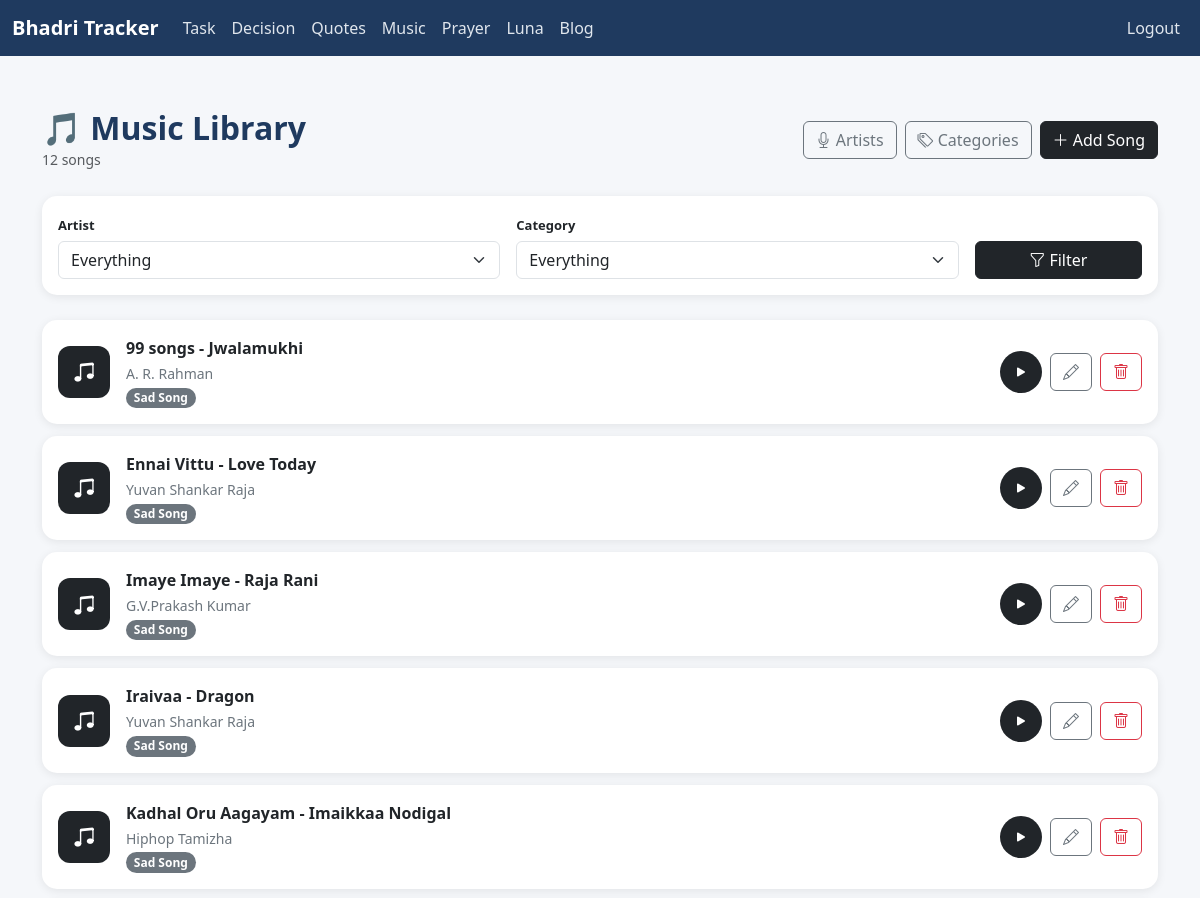
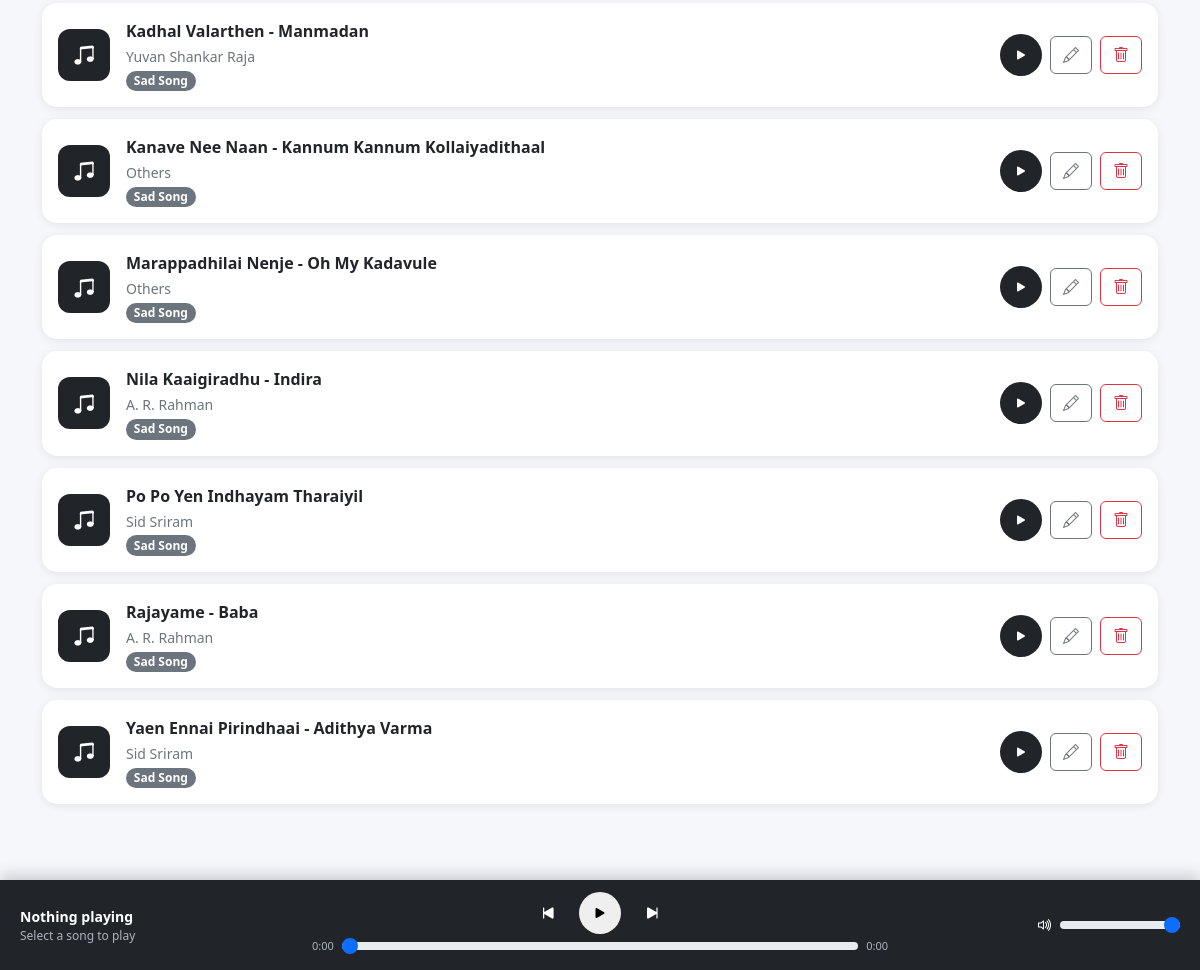
/music/ (signed in), run on the app's committed database (2 pictures, top to bottom).
### music/models.py (models this page shows, shortened)
class Music(models.Model):
    title = models.CharField(max_length=200)
    artists = models.ManyToManyField(
        Artist,
        related_name="songs",
        blank=True
    )
    category = models.ForeignKey(
        Category,
        on_delete=models.PROTECT,
        related_name="songs"
    )
    fileurl = models.TextField(max_length=255)
    description = models.TextField(blank=True)
    created_at = models.DateTimeField(auto_now_add=True)
    updated_at = models.DateTimeField(auto_now=True)
    class Meta:
        ordering = ["title"]
    def github_url(self):
        return f"https://raw.githubusercontent.com/tenctech10c/Audio/main/{self.fileurl}"

class Artist(models.Model):
    name = models.CharField(max_length=150, unique=True)
    description = models.TextField(blank=True)
    created_at = models.DateTimeField(auto_now_add=True)
    class Meta:
        ordering = ["name"]

class Category(models.Model):
    name = models.CharField(max_length=100, unique=True)
    description = models.TextField(blank=True)
    created_at = models.DateTimeField(auto_now_add=True)
    class Meta:
        ordering = ["name"]

### music/views.py (the view)
# urls.py: path("", views.music_list, name="music_list"),
@login_required
def music_list(request):
    songs = Music.objects.select_related(
        "category"
    ).prefetch_related(
        "artists"
    )
    artists = Artist.objects.all()
    categories = Category.objects.all()
    selected_artist = request.GET.get("artist")
    selected_category = request.GET.get("category")
    if selected_artist:
        songs = songs.filter(
            artists__id=selected_artist
        ).distinct()
    if selected_category:
        songs = songs.filter(
            category_id=selected_category
        )
    context = {
        "songs": songs,
        "artists": artists,
        "categories": categories,
        "selected_artist": selected_artist,
        "selected_category": selected_category,
    }
    return render(
        request,
        "music/music_list.html",
        context
    )

### tracker/context_processors.py (called while the page is built)
def active_notifications(request):
    today = timezone.localdate()
    notifications = Notification.objects.filter(
        is_completed=False,
        date__gte=today,
        date__lte=today + timedelta(days=7)
    ).order_by('date')
    return {
        'active_notifications': notifications
    }

### templates/music/music_list.html (shortened to what this page needs)
{% extends "base.html" %}
{% load static %}
{% block style %}
<link rel="stylesheet" href="{% static 'css/music.css' %}">
{% endblock %}
{% block content %}
<div class="music-page">
    <div class="music-header">
        <div>
            <h2 class="music-title">
                🎵 Music Library
            </h2>
            <small class="text-muted">
                {{ songs|length }}
                song{{ songs|length|pluralize }}
            </small>
        </div>
        <div class="d-flex gap-2 flex-wrap">
            <a href="{% url 'music:artist_list' %}"
               class="btn btn-outline-secondary">
                <i class="bi bi-mic"></i>
                Artists
            </a>
            <a href="{% url 'music:category_list' %}"
               class="btn btn-outline-secondary">
                <i class="bi bi-tags"></i>
                Categories
            </a>
            <a href="{% url 'music:music_create' %}"
               class="btn btn-dark">
                <i class="bi bi-plus-lg"></i>
                Add Song
            </a>
        </div>
    </div>
    <div class="card filter-card">
        <div class="card-body">
            <form method="GET"
                  action="{% url 'music:music_list' %}">
                <div class="row g-3 align-items-end">
                    <div class="col-md-5">
                        <label for="artist-filter"
                               class="filter-label">
                            Artist
                        </label>
                        <select id="artist-filter"
                                name="artist"
                                class="form-select">
                            <option value="">
                                Everything
                            </option>
                        </select>
                    </div>
                    <div class="col-md-5">
                        <label for="category-filter"
                               class="filter-label">
                            Category
                        </label>
                        <select id="category-filter"
                                name="category"
                                class="form-select">
                            <option value="">
                                Everything
                            </option>
                        </select>
                    </div>
                    <div class="col-md-2 d-grid">
                        <button type="submit"
                                class="btn btn-dark">
                            <i class="bi bi-funnel"></i>
                            Filter
                        </button>
                    </div>
                </div>
            </form>
        </div>
    </div>
    {% if songs %}
        <div id="song-list">
            {% for song in songs %}
                <div class="card music-card song-item"
                     data-song-id="{{ song.id }}"
                     data-title="{{ song.title }}"
                     data-artists="{% for artist in song.artists.all %}{{ artist.name }}{% if not forloop.last %}, {% endif %}{% endfor %}"
                     data-category="{{ song.category.name }}"
                     data-url="{{ song.github_url }}">
                    <div class="card-body">
                        <div class="d-flex align-items-center gap-3">
                            <div class="music-icon">
                                <i class="bi bi-music-note-beamed"></i>
                            </div>
                            <div class="flex-grow-1">
                                <div class="song-title">
                                    {{ song.title }}
                                </div>
                                <div class="song-artist">
                                    {% for artist in song.artists.all %}
                                        {{ artist.name }}
                                    {% endfor %}
                                </div>
                                <span class="badge text-bg-secondary song-category">
                                    {{ song.category.name }}
                                </span>
                            </div>
                            <div class="d-flex align-items-center gap-2">
                                <button type="button"
                                        class="btn btn-dark play-button play-song"
                                        aria-label="Play {{ song.title }}">
                                    <i class="bi bi-play-fill"></i>
                                </button>
                                <a href="{% url 'music:music_update' song.id %}"
                                   class="btn btn-outline-secondary"
                                   aria-label="Edit {{ song.title }}">
                                    <i class="bi bi-pencil"></i>
                                </a>
                                <a href="{% url 'music:music_delete' song.id %}"
                                   class="btn btn-outline-danger"
                                   aria-label="Delete {{ song.title }}">
                                    <i class="bi bi-trash"></i>
                                </a>
                            </div>
                        </div>
                    </div>
                </div>
            {% endfor %}
        </div>
    {% endif %}
</div>
<div class="music-player">
    <div class="player-container">
        <div class="row align-items-center g-2">
            <div class="col-md-3">
                <div id="player-title"
                     class="player-song">
                    Nothing playing
                </div>
                <div id="player-artist"
                     class="player-artist">
                    Select a song to play
                </div>
            </div>
            <div class="col-md-6">
                <div class="player-controls">
                    <button type="button"
                            id="previous-button"
                            class="player-btn"
                            aria-label="Previous song">
                        <i class="bi bi-skip-start-fill"></i>
                    </button>
                    <button type="button"
                            id="player-play-button"
                            class="player-main-btn"
                            aria-label="Play or pause">
                        <i class="bi bi-play-fill"></i>
                    </button>
                    <button type="button"
                            id="next-button"
                            class="player-btn"
                            aria-label="Next song">
                        <i class="bi bi-skip-end-fill"></i>
                    </button>
                </div>
                <div class="d-flex align-items-center gap-2">
                    <span id="current-time"
                          class="player-time">
                        0:00
                    </span>
                    <input type="range"
                           id="progress-bar"
                           class="form-range player-progress"
                           value="0"
                           min="0"
                           max="100">
                    <span id="duration"
                          class="player-time">
                        0:00
                    </span>
                </div>
            </div>
            <div class="col-md-3 player-volume">
                <div class="volume-container justify-content-end">
                    <i class="bi bi-volume-up"></i>
                    <input type="range"
                           id="volume-control"
                           class="form-range"
                           min="0"
                           max="1"
                           step="0.01"
                           value="1">
                </div>
            </div>
        </div>
    </div>
</div>
{% endblock %}

### static/css/base.css (style rules this page uses)
body { padding: 0 0px; padding-top: 50px; background-color: #f5f7fa; color: #212529; }
h1, h2, h3 { color: #1f3a5f; font-weight: 600; }
.card { border-radius: 12px; box-shadow: 0 4px 12px rgba(0,0,0,0.05); }

### static/css/music.css (style rules this page uses)
.music-page { padding-top: 35px; padding-bottom: 130px; }
.music-header { display: flex; justify-content: space-between; align-items: center; margin-bottom: 25px; gap: 15px; flex-wrap: wrap; }
.music-title { font-weight: 700; margin: 0; }
.filter-card { border: none; border-radius: 15px; box-shadow: 0 2px 10px rgba(0, 0, 0, 0.08); margin-bottom: 25px; }
.filter-label { font-size: 13px; font-weight: 600; margin-bottom: 5px; }
.music-card { border: none; border-radius: 15px; margin-bottom: 12px; box-shadow: 0 2px 10px rgba(0, 0, 0, 0.08); transition: transform 0.2s, box-shadow 0.2s; }
.music-icon { width: 52px; height: 52px; border-radius: 12px; display: flex; align-items: center; justify-content: center; background: #212529; color: white; font-size: 22px; flex-shrink: 0; }
.song-title { font-weight: 600; font-size: 16px; margin-bottom: 3px; }
.song-artist { color: #6c757d; font-size: 14px; }
.song-category { font-size: 12px; border-radius: 20px; }
.play-button { width: 42px; height: 42px; border-radius: 50%; border: none; display: flex; align-items: center; justify-content: center; }
.music-player { position: fixed; bottom: 0; left: 0; right: 0; background: #212529; color: white; z-index: 1050; padding: 12px 20px; box-shadow: 0 -4px 15px rgba(0, 0, 0, 0.2); }
.player-container { max-width: 1200px; margin: auto; }
.player-song { font-weight: 600; font-size: 14px; }
.player-artist { font-size: 12px; color: #adb5bd; }
.player-controls { display: flex; justify-content: center; align-items: center; gap: 15px; }
.player-btn { border: none; background: transparent; color: white; font-size: 20px; }
.player-main-btn { width: 42px; height: 42px; border-radius: 50%; border: none; font-size: 18px; }
.player-progress { width: 100%; }
.player-time { font-size: 11px; color: #adb5bd; }
.volume-container { display: flex; align-items: center; gap: 7px; }
#volume-control { max-width: 120px; }

### data on the page
Music: title "99 songs - Jwalamukhi", category.name "Sad Song"
Artist: name "A. R. Rahman"
Music: title "Ennai Vittu - Love Today", category.name "Sad Song"
Artist: name "Yuvan Shankar Raja"
Music: title "Imaye Imaye - Raja Rani", category.name "Sad Song"
Artist: name "G.V.Prakash Kumar"
Music: title "Iraivaa - Dragon", category.name "Sad Song"
Music: title "Kadhal Oru Aagayam - Imaikkaa Nodigal", category.name "Sad Song"
Artist: name "Hiphop Tamizha"
Music: title "Kadhal Valarthen - Manmadan", category.name "Sad Song"
Music: title "Kanave Nee Naan - Kannum Kannum Kollaiyadithaal", category.name "Sad Song"
Artist: name "Others"
Music: title "Marappadhilai Nenje - Oh My Kadavule", category.name "Sad Song"
Music: title "Nila Kaaigiradhu - Indira", category.name "Sad Song"
Music: title "Po Po Yen Indhayam Tharaiyil", category.name "Sad Song"
Artist: name "Sid Sriram"
Music: title "Rajayame - Baba", category.name "Sad Song"
Music: title "Yaen Ennai Pirindhaai - Adithya Varma", category.name "Sad Song"

### other printed values
{{ songs|length }} "12"
